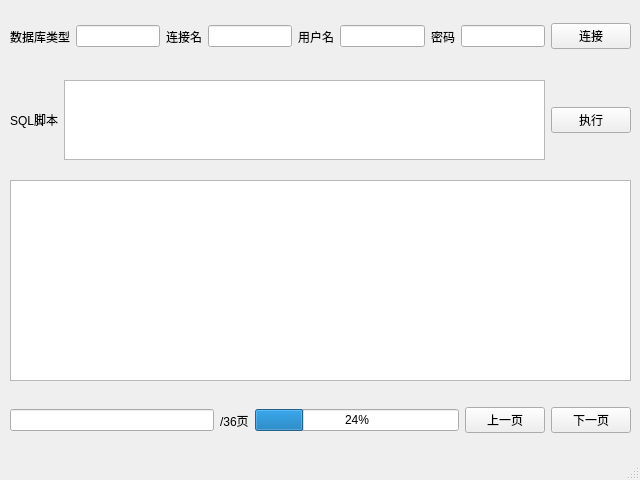
<?xml version="1.0" encoding="UTF-8"?>
<ui version="4.0">
 <class>MainWindow</class>
 <widget class="QMainWindow" name="MainWindow">
  <property name="geometry">
   <rect>
    <x>0</x>
    <y>0</y>
    <width>640</width>
    <height>480</height>
   </rect>
  </property>
  <property name="windowTitle">
   <string>MainWindow</string>
  </property>
  <widget class="QWidget" name="centralwidget">
   <widget class="QWidget" name="horizontalLayoutWidget">
    <property name="geometry">
     <rect>
      <x>10</x>
      <y>0</y>
      <width>621</width>
      <height>73</height>
     </rect>
    </property>
    <layout class="QHBoxLayout" name="horizontalLayout">
     <item>
      <widget class="QLabel" name="label">
       <property name="text">
        <string>数据库类型</string>
       </property>
      </widget>
     </item>
     <item>
      <widget class="QLineEdit" name="lineEdit"/>
     </item>
     <item>
      <widget class="QLabel" name="label_2">
       <property name="text">
        <string>连接名</string>
       </property>
      </widget>
     </item>
     <item>
      <widget class="QLineEdit" name="lineEdit_2"/>
     </item>
     <item>
      <widget class="QLabel" name="label_3">
       <property name="text">
        <string>用户名</string>
       </property>
      </widget>
     </item>
     <item>
      <widget class="QLineEdit" name="lineEdit_3"/>
     </item>
     <item>
      <widget class="QLabel" name="label_4">
       <property name="text">
        <string>密码</string>
       </property>
      </widget>
     </item>
     <item>
      <widget class="QLineEdit" name="lineEdit_4"/>
     </item>
     <item>
      <widget class="QPushButton" name="pushButton">
       <property name="text">
        <string>连接</string>
       </property>
      </widget>
     </item>
    </layout>
   </widget>
   <widget class="QWidget" name="horizontalLayoutWidget_2">
    <property name="geometry">
     <rect>
      <x>10</x>
      <y>80</y>
      <width>621</width>
      <height>80</height>
     </rect>
    </property>
    <layout class="QHBoxLayout" name="horizontalLayout_2">
     <item>
      <widget class="QLabel" name="label_5">
       <property name="text">
        <string>SQL脚本</string>
       </property>
      </widget>
     </item>
     <item>
      <widget class="QTextEdit" name="textEdit"/>
     </item>
     <item>
      <widget class="QPushButton" name="pushButton_2">
       <property name="text">
        <string>执行</string>
       </property>
      </widget>
     </item>
    </layout>
   </widget>
   <widget class="QTableView" name="tableView">
    <property name="geometry">
     <rect>
      <x>10</x>
      <y>180</y>
      <width>621</width>
      <height>201</height>
     </rect>
    </property>
   </widget>
   <widget class="QWidget" name="horizontalLayoutWidget_3">
    <property name="geometry">
     <rect>
      <x>10</x>
      <y>390</y>
      <width>621</width>
      <height>61</height>
     </rect>
    </property>
    <layout class="QHBoxLayout" name="horizontalLayout_3">
     <item>
      <widget class="QLineEdit" name="lineEdit_5">
       <property name="maximumSize">
        <size>
         <width>421</width>
         <height>16777215</height>
        </size>
       </property>
      </widget>
     </item>
     <item>
      <widget class="QLabel" name="label_6">
       <property name="text">
        <string>/36页</string>
       </property>
      </widget>
     </item>
     <item>
      <widget class="QProgressBar" name="progressBar">
       <property name="value">
        <number>24</number>
       </property>
      </widget>
     </item>
     <item>
      <widget class="QPushButton" name="pushButton_3">
       <property name="text">
        <string>上一页</string>
       </property>
      </widget>
     </item>
     <item>
      <widget class="QPushButton" name="pushButton_4">
       <property name="text">
        <string>下一页</string>
       </property>
      </widget>
     </item>
    </layout>
   </widget>
  </widget>
  <widget class="QStatusBar" name="statusbar"/>
 </widget>
 <resources/>
 <connections/>
</ui>
